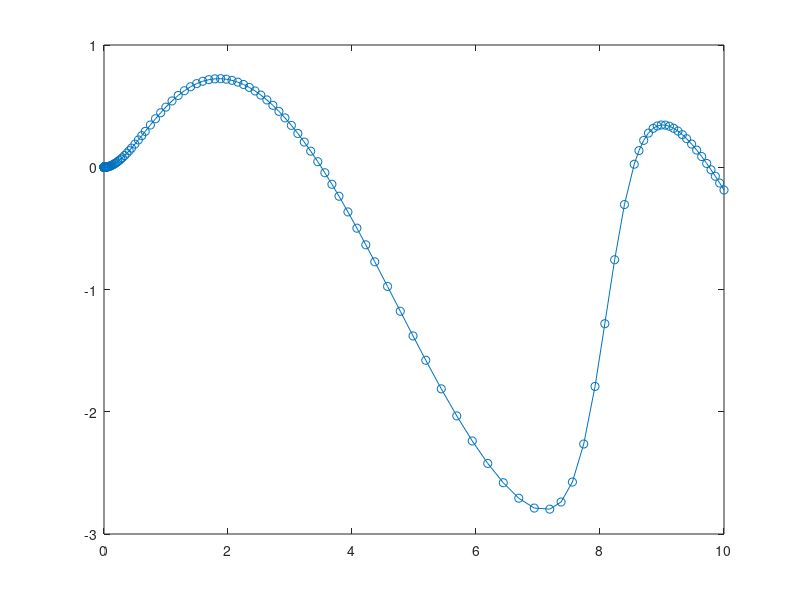

Write the MATLAB code that produced this figure.
%% Aufgabe 3e: Entwurf eines P-Reglers

% Gegeben ist die Strecke dx/dt = -x^2 + u und der Regler u = -k * (x - sin(t))

tspan = [0 10];
x0 = 0;
k = 2.225;
[t,x] = ode45(@(t,x) -x^2 - k*(x-sin(t)), tspan, x0);

plot(t,x,'-o')
